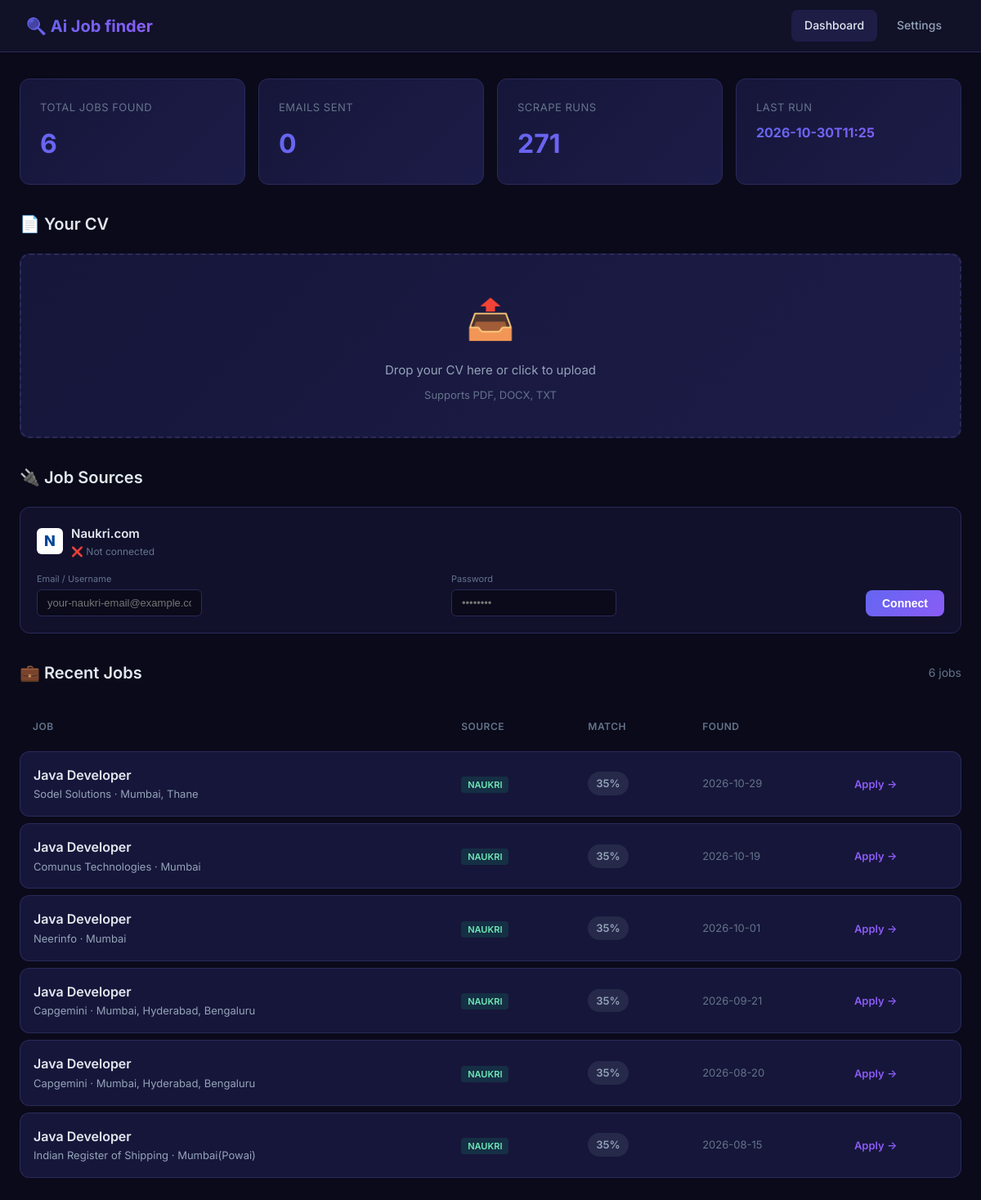
Before: / with the older database file.
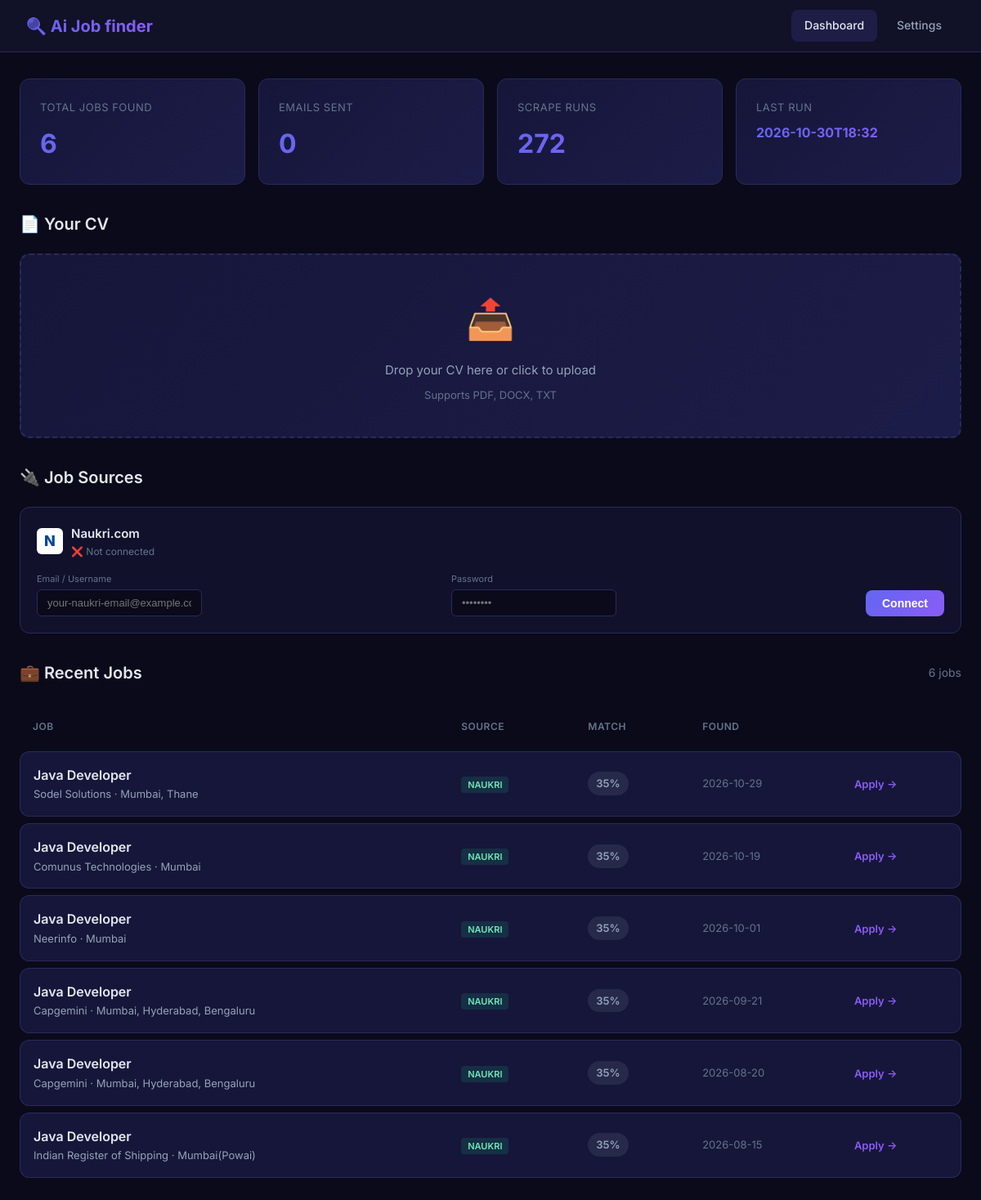
After: the same page with the newer database file.
### tables this page shows
CREATE TABLE scrape_runs (
                    id INTEGER PRIMARY KEY AUTOINCREMENT,
                    timestamp TEXT,
                    jobs_found INTEGER,
                    jobs_new INTEGER,
                    jobs_notified INTEGER
                );

CREATE TABLE seen_jobs (
                    id TEXT PRIMARY KEY,
                    title TEXT,
                    company TEXT,
                    location TEXT,
                    url TEXT,
                    source TEXT,
                    score REAL DEFAULT 0.0,
                    first_seen TEXT,
                    notified INTEGER DEFAULT 0,
                    notified_at TEXT
                );

### web/app.py (the view, shortened to what this page needs)
    @app.route("/")
    def index():
        page = request.args.get("page", 1, type=int)
        per_page = 20
        offset = (page - 1) * per_page
        config = load_config()
        db = JobDatabase(DB_PATH)
        total_jobs = db.get_total_jobs_count()
        recent_jobs = db.get_recent_jobs(limit=per_page, offset=offset)
        stats = db.get_stats()
        total_pages = (total_jobs + per_page - 1) // per_page
        cv_info = None
        return render_template(
            "index.html",
            jobs=recent_jobs,
            stats=stats,
            cv_info=cv_info,
            config=config,
            page=page,
            total_pages=total_pages,
            total_jobs=total_jobs
        )

### config.py (called while the page is built, shortened)
def load_config() -> AgentConfig:
    config = AgentConfig()
    config.email.sender_email = os.getenv("EMAIL_SENDER", config.email.sender_email)
    config.email.sender_password = os.getenv("EMAIL_PASSWORD", config.email.sender_password)
    config.email.recipient_email = os.getenv("EMAIL_RECIPIENT", config.email.recipient_email)
    config.naukri.naukri_user = os.getenv("NAUKRI_USER", config.naukri.naukri_user)
    config.naukri.naukri_password = os.getenv("NAUKRI_PASSWORD", config.naukri.naukri_password)
    config.tinyfish.api_key = os.getenv("TINYFISH_API_KEY", config.tinyfish.api_key)
    env_cv_path = os.getenv("CV_PATH")
    if env_cv_path:
        config.cv_path = env_cv_path
    return config

### storage/db.py (called while the page is built)
    def _connect(self) -> sqlite3.Connection:
        return sqlite3.connect(self.db_path)

    def get_recent_jobs(self, limit: int = 50, offset: int = 0) -> list:
        with self._connect() as conn:
            conn.row_factory = sqlite3.Row
            cursor = conn.execute("""
                SELECT * FROM seen_jobs
                ORDER BY first_seen DESC, score DESC
                LIMIT ? OFFSET ?
            """, (limit, offset))
            return [dict(row) for row in cursor.fetchall()]

    def get_total_jobs_count(self) -> int:
        with self._connect() as conn:
            return conn.execute("SELECT COUNT(*) FROM seen_jobs").fetchone()[0]

    def get_stats(self) -> dict:
        with self._connect() as conn:
            total = conn.execute("SELECT COUNT(*) FROM seen_jobs").fetchone()[0]
            notified = conn.execute("SELECT COUNT(*) FROM seen_jobs WHERE notified = 1").fetchone()[0]
            runs = conn.execute("SELECT COUNT(*) FROM scrape_runs").fetchone()[0]
            last_run = conn.execute(
                "SELECT timestamp FROM scrape_runs ORDER BY id DESC LIMIT 1"
            ).fetchone()
            return {
                "total_jobs_seen": total,
                "total_notified": notified,
                "total_runs": runs,
                "last_run": last_run[0] if last_run else "Never",
            }

### web/templates/index.html (shortened to what this page needs)
<!DOCTYPE html>
<html lang="en">
<head>
</head>
<body>
    <nav>
        <div class="nav-brand">🔍 Ai Job finder</div>
        <div class="nav-links">
            <a href="/" class="active">Dashboard</a>
            <a href="/settings">Settings</a>
        </div>
    </nav>
    <div class="container">
        <div class="stats-grid">
            <div class="stat-card">
                <div class="stat-label">Total Jobs Found</div>
                <div class="stat-value">{{ stats.total_jobs_seen }}</div>
            </div>
            <div class="stat-card">
                <div class="stat-label">Emails Sent</div>
                <div class="stat-value">{{ stats.total_notified }}</div>
            </div>
            <div class="stat-card">
                <div class="stat-label">Scrape Runs</div>
                <div class="stat-value">{{ stats.total_runs }}</div>
            </div>
            <div class="stat-card">
                <div class="stat-label">Last Run</div>
                <div class="stat-value" style="font-size:16px;">{{ stats.last_run[:16] if stats.last_run != 'Never' else 'Never' }}</div>
            </div>
        </div>
        <div class="section">
            <div class="section-header">
                <h2 class="section-title">📄 Your CV</h2>
            </div>
            {% if cv_info and not cv_info.get('error') %}
            <div class="cv-card">
                <h3>✓ CV Loaded: {{ cv_info.path.split('\\')[-1].split('/')[-1] }}</h3>
                {% if cv_info.email or cv_info.phone %}
                <div class="cv-detail">
                    {% if cv_info.email %}<strong>Email:</strong> {{ cv_info.email }} &nbsp;&nbsp;{% endif %}
                    {% if cv_info.phone %}<strong>Phone:</strong> {{ cv_info.phone }}{% endif %}
                </div>
                {% endif %}
                {% if cv_info.links %}
                <div class="cv-detail"><strong>Links:</strong>
                    {% for link in cv_info.links %}
                        <a href="{{ link if link.startswith('http') else 'https://' + link }}" target="_blank" style="color: var(--accent-blue); text-decoration: none; margin-right: 8px;">{{ link }}</a>
                    {% endfor %}
                </div>
                {% endif %}
                <div class="cv-detail"><strong>Experience:</strong> {{ cv_info.experience_years }} years</div>
                {% if cv_info.job_titles %}
                <div class="cv-detail"><strong>Job Titles:</strong> {{ cv_info.job_titles | join(', ') }}</div>
                {% endif %}
                {% if cv_info.education %}
                <div class="cv-detail"><strong>Education:</strong> {{ cv_info.education | join(', ') }}</div>
                {% endif %}
                {% if cv_info.skills %}
                <div class="cv-detail"><strong>Technical Skills:</strong></div>
                <div class="skill-tags">
                    {% for skill in cv_info.skills %}
                    <span class="skill-tag">{{ skill }}</span>
                    {% endfor %}
                </div>
                {% endif %}
            </div>
            {% else %}
            <form action="/upload" method="post" enctype="multipart/form-data">
                <div class="upload-area" id="upload-area">
                    <div class="upload-icon">📤</div>
                    <div class="upload-text">Drop your CV here or click to upload</div>
                    <div class="upload-hint">Supports PDF, DOCX, TXT</div>
                </div>
            </form>
            {% endif %}
        </div>
        <div class="section">
            <div class="section-header">
                <h2 class="section-title">🔌 Job Sources</h2>
            </div>
            <div class="naukri-card {% if config.naukri.naukri_user %}connected{% endif %}">
                <div class="naukri-card-header">
                    <div class="naukri-logo">N</div>
                    <div>
                        <div style="font-weight: 600; font-size: 15px;">Naukri.com</div>
                        <div style="font-size: 12px; color: var(--text-muted);">
                            {% if config.naukri.naukri_user %}
                                ✅ Connected as {{ config.naukri.naukri_user }}
                            {% else %}
                                ❌ Not connected
                            {% endif %}
                        </div>
                    </div>
                </div>
                <form action="/connect-naukri" method="post" class="naukri-form">
                    <div>
                        <label>Email / Username</label>
                        <input type="text" name="naukri_user" value="{{ config.naukri.naukri_user }}" placeholder="your-naukri-email@example.com">
                    </div>
                    <div>
                        <label>Password</label>
                        <input type="password" name="naukri_password" value="{{ config.naukri.naukri_password }}" placeholder="••••••••">
                    </div>
                    <button type="submit" class="btn btn-primary" style="padding: 8px 20px;">
                        {{ "Update" if config.naukri.naukri_user else "Connect" }}
                    </button>
                </form>
            </div>
        </div>
        <div class="section">
            <div class="section-header">
                <h2 class="section-title">💼 Recent Jobs</h2>
                <span style="color: var(--text-muted); font-size: 14px;">{{ jobs | length }} jobs</span>
            </div>
            {% if jobs %}
            <table class="jobs-table">
                <thead>
                    <tr>
                        <th>Job</th>
                        <th>Source</th>
                        <th>Match</th>
                        <th>Found</th>
                        <th></th>
                    </tr>
                </thead>
                <tbody>
                    {% for job in jobs %}
                    <tr>
                        <td>
                            <a href="{{ job.url }}" target="_blank" class="job-title">{{ job.title }}</a>
                            <div class="job-company">{{ job.company }} {% if job.location %}· {{ job.location }}{% endif %}</div>
                        </td>
                        <td>
                            <span class="job-source source-{{ job.source }}">{{ job.source }}</span>
                        </td>
                        <td>
                            {% set score = (job.score * 100) | int %}
                            <span class="score-badge {% if score >= 70 %}score-high{% elif score >= 40 %}score-mid{% else %}score-low{% endif %}">
                                {{ score }}%
                            </span>
                        </td>
                        <td style="color: var(--text-muted); font-size: 13px;">
                            {{ job.first_seen[:10] if job.first_seen else 'N/A' }}
                        </td>
                        <td>
                            <a href="{{ job.url }}" target="_blank" class="apply-link">Apply →</a>
                        </td>
                    </tr>
                    {% endfor %}
                </tbody>
            </table>
            {% else %}
            <div class="empty-state">
                <div class="icon">🔎</div>
                <h3>No jobs yet</h3>
                <p>Upload your CV and run a scrape to discover matching jobs</p>
            </div>
            {% endif %}
        </div>
    </div>
</body>
</html>

Changed rows visible on the page:
no longer on this page (row unchanged): scrape_runs: timestamp "2026-10-30T11:25"
added scrape_runs: timestamp "2026-10-30T18:32"
Other visible differences:
{{ stats.total_runs }}: "271" → "272"
